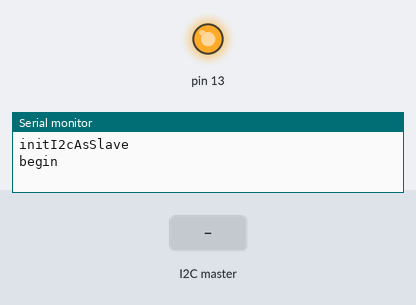
Bench run of a sketch on a simulated Arduino Uno, built with avr-gcc and run on an emulated ATmega328P. On the bench: output pins drawn as LEDs (lit = HIGH), the last lines printed to the serial monitor. The inputs (shaded band) are chosen by the test bench.

Above: at 1.6 s.
At 3.9 s:
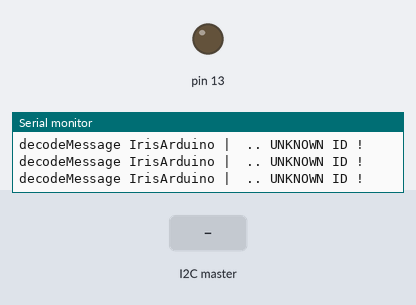
4.0 s: the I2C master sends the byte 1
5.5 s: the I2C master sends the byte 2
Timing chart, 0 to 8.5 s (numbered marks = the images above; inputs shaded):
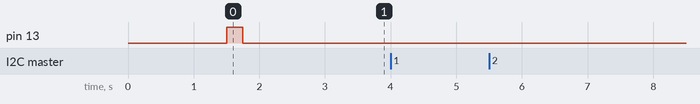

The sketch:

Iris.ino
```cpp
/*
 * This sketch allow to use the Iris library on Arduino.
 * It will receive order for master, interpret them and react as wanted.
 * For an example of used on master device see the testIris sketch.
 */

#include <IrisArduino.h>

void setup() {
  Iris.begin();
}

void loop() {
  if ( Iris.available() )
  {
    Iris.decodeMessage();
  }
}
```
